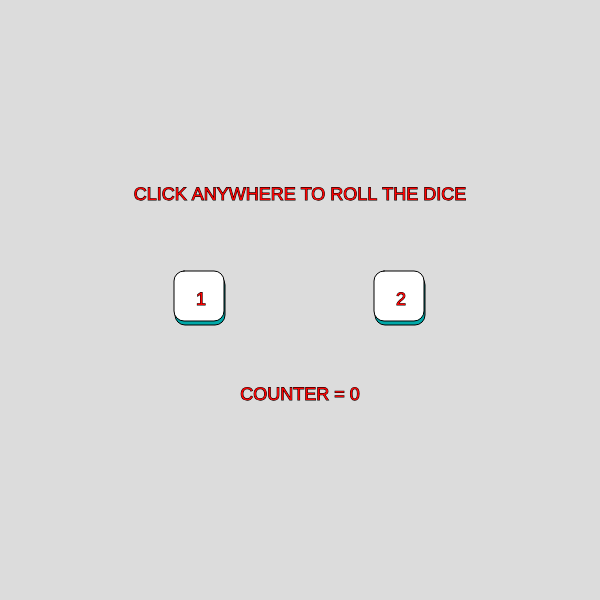
Frame 1 (no input)
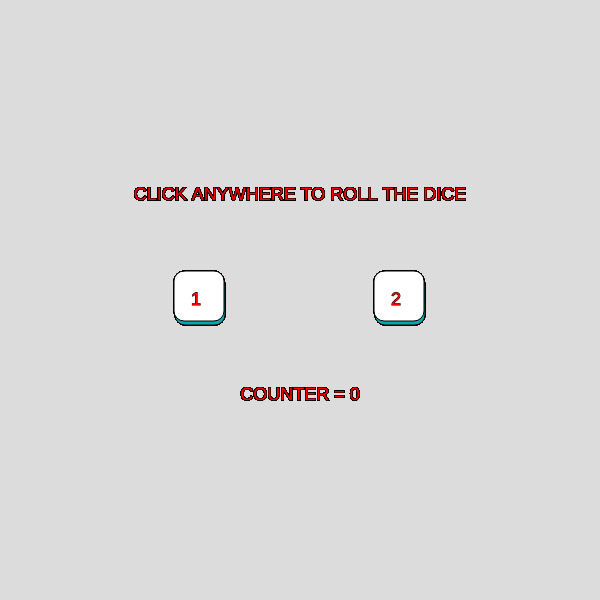
Frame 60 (no input)
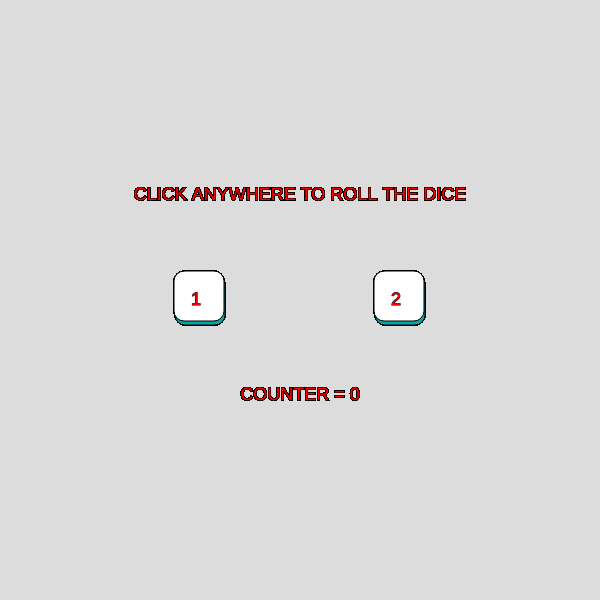
Frame 120 (the mouse pressed at the canvas centre since frame 60)

The p5.js sketch that drew these frames (run headless with seeded random() and noise() and a simulated clock; from frame 60 on, the mouse is pressed at the canvas centre):

// p5.js sketch
// ── sketch.js
let roll1=1;
let roll2=2;
let counter=0;
let endGame;

function setup() {
  createCanvas(600, 600);
  rectMode(CENTER)
  endGame=false;
  background(220);
}

function draw() {
  dice(width/2 -100, height/2,roll1)
  dice(width/2 +100, height/2,roll2)

  
/* Logic  of the game */
  if(roll1==roll2)
  {
    text("YOU DID IT!",80,100);
    counter=0;
    endGame=true;
  }else{
    textAlign(CENTER)
    text("COUNTER = "+counter,300,400);
    text("CLICK ANYWHERE TO ROLL THE DICE",300,200);
    endGame=false;
  }
}
/* Dice */
function dice(diceX, diceY,roll) {
  textSize(18)
  if (roll==1) {
    fill(0, 168, 168)
    rect(diceX, diceY, 50, 50, 10)
    fill(255)
    rect(diceX - 1, diceY - 4, 50, 50, 10)
    stroke(0)
    fill(255, 0, 0)
    text("1", diceX - 4, diceY + 5)
  }
  if (roll==2) {
    fill(0, 168, 168)
    rect(diceX, diceY, 50, 50, 10)
    fill(255)
    rect(diceX - 1, diceY - 4, 50, 50, 10)
    stroke(0)
    fill(255, 0, 0)
    text("2", diceX - 4, diceY + 5)
  }
  if (roll==3) {
    fill(0, 168, 168)
    rect(diceX, diceY, 50, 50, 10)
    fill(255)
    rect(diceX - 1, diceY - 4, 50, 50, 10)
    stroke(0)
    fill(255, 0, 0)
    text("3", diceX - 4, diceY + 5)
  }
  if (roll==4) {
    fill(0, 168, 168)
    rect(diceX, diceY, 50, 50, 10)
    fill(255)
    rect(diceX - 1, diceY - 4, 50, 50, 10)
    stroke(0)
    fill(255, 0, 0)
    text("4", diceX - 4, diceY + 5)
  }
  if (roll==5) {
    fill(0, 168, 168)
    rect(diceX, diceY, 50, 50, 10)
    fill(255)
    rect(diceX - 1, diceY - 4, 50, 50, 10)
    stroke(0)
    fill(255, 0, 0)
    text("5", diceX - 4, diceY + 5)
  }
  if (roll==6) {
    fill(0, 168, 168)
    rect(diceX, diceY, 50, 50, 10)
    fill(255)
    rect(diceX - 1, diceY - 4, 50, 50, 10)
    stroke(0)
    fill(255, 0, 0)
    text("6", diceX - 4, diceY + 5)
  }  
}
/* Dice rolling logic */
function mouseReleased()
{
  roll1=int(random(1,7))
  roll2=int(random(1,7))
  background(random(255), random(255), random(255));
  
}
/* Counter  */
function mouseClicked()
{
  counter+=1
}
